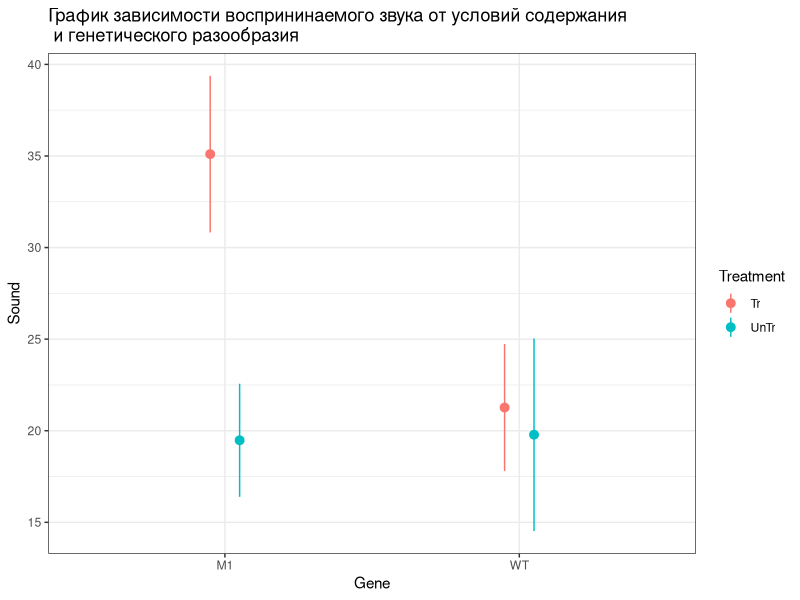
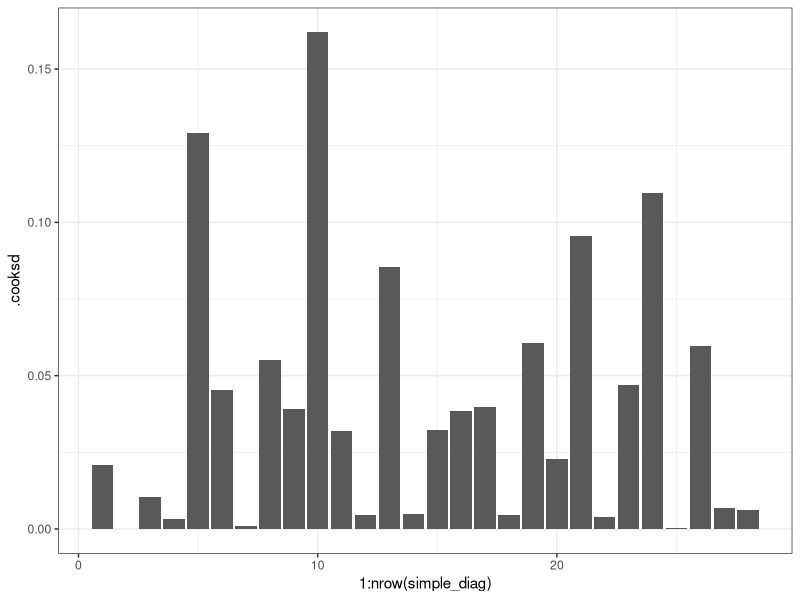
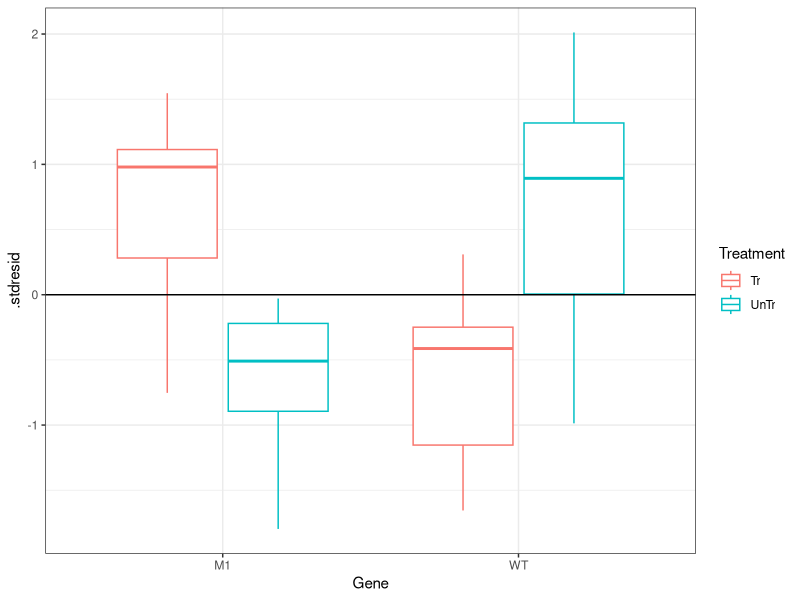

R code for these plots, in order: (Note: this script raises an error after producing the figures.)
## ---- chunk 1
library(ggplot2)
library(dplyr)
library(car)
library(Hmisc)
library(multcomp)
theme_set(theme_bw())
## ---- chunk 2
set.seed(1402)

WT=rnorm(7, mean=20, sd=5) ### Дикий тип без воздействия
M1=rnorm(7, mean=16, sd=5) ### Вислоухие без воздействия
M2=rnorm(7, mean=32, sd=5) ### Дикий тип в земных условиях
DM=rnorm(7, mean=22, sd=5) ### Вислоухие в земных условиях
Gene <- c(rep("M1", 7), rep("WT", 7), rep( "M1",7),  rep( "WT", 7))
Treatment <- c(rep("UnTr",14), rep ("Tr", 14))
Sound <- c(WT, M1, M2, DM)

skliss <- data.frame(Gene,Treatment, Sound)
skliss$Gene <- factor(skliss$Gene)
skliss$Treatment <- factor(skliss$Treatment)
skliss$Condition<-factor(paste(skliss$Gene, skliss$Treatment))

str(skliss)
## ---- chunk 3
gg_range <- ggplot(data = skliss, aes(x = Gene , y = Sound, colour = Treatment)) +
  stat_summary(geom = 'pointrange', fun.data = mean_cl_normal, position = position_dodge(width = 0.2)) + ggtitle("График зависимости воспрининаемого звука от условий содержания\n и генетического разообразия")
gg_range
## ---- chunk 4
s_model <- lm(Sound ~ Gene + Treatment , data=skliss)
simple<-Anova(mod = s_model)
## ---- chunk 5
simple_diag <- fortify(s_model) # функция из пакета ggplot2

ggplot(simple_diag, aes(x = 1:nrow(simple_diag), y = .cooksd)) +
  geom_bar(stat = 'identity')
## ---- chunk 6
ggplot(data = simple_diag, aes(x = Gene, y = .stdresid, colour = Treatment)) +
  geom_boxplot() + geom_hline(yintercept = 0)

qqPlot(s_model, id = FALSE) 
## ---- chunk 7
inter_model <- lm(Sound ~ Gene * Treatment , data=skliss)
inter<-Anova(mod = inter_model)
## ---- chunk 8
inter_diag <- fortify(inter_model) # функция из пакета ggplot2

ggplot(simple_diag, aes(x = 1:nrow(inter_diag), y = .cooksd)) +
  geom_bar(stat = 'identity')

ggplot(data = inter_diag, aes(x = Gene, y = .stdresid, colour = Treatment)) +
  geom_boxplot() + geom_hline(yintercept = 0)

qqPlot(inter_model, id = FALSE) 
## ---- chunk 9
inter
## ---- chunk 10
# Подбираем линейную модель без свободного члена
fit_inter <- lm(Sound ~ Condition - 1, data = skliss)
# Делаем пост хок тест для этой модели
dat_tukey <- glht(fit_inter, linfct = mcp(Condition= 'Tukey'))
summary(dat_tukey)

## ---- chunk 11
MyData <- expand.grid(Gene = levels(skliss$Gene),
                      Treatment = levels(skliss$Treatment))
MyData <- data.frame(
  MyData,
  predict(inter_model, newdata = MyData, interval = 'confidence')
)

pos <- position_dodge(width = 0.2)
gg_linep <- ggplot(data = MyData, aes(x = Treatment, y = fit,
                                      ymin = lwr, ymax = upr, colour = Gene)) +
  geom_point(position = pos) +
  geom_errorbar(position = pos, width =0.2 )
gg_linep
